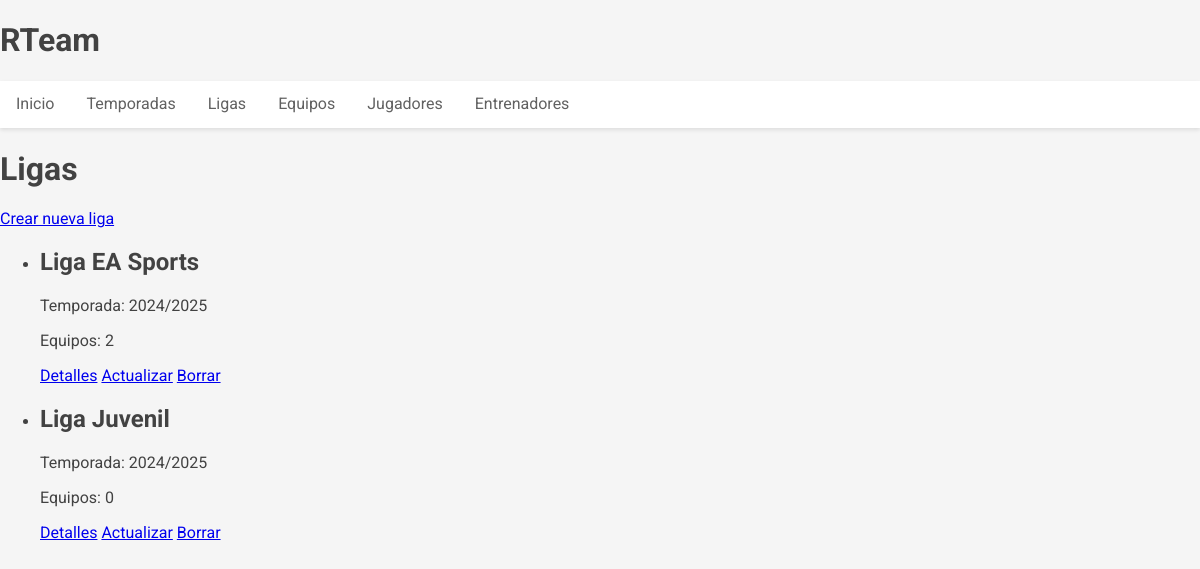
Page /ligas/ on the committed database.
### RTeam_app/models.py (models this page shows, shortened)
class Liga(models.Model):
    nombre = models.CharField(max_length=100)
    temporada = models.ForeignKey(Temporada, on_delete=models.CASCADE)
    fecha_creacion = models.DateTimeField(auto_now_add=True)
    fecha_actualizacion = models.DateTimeField(auto_now=True)
    equipos = models.ManyToManyField('Equipo', through='EquipoLigaTemporada', related_name='ligas')
    class Meta:
        unique_together = ('nombre', 'temporada')
        verbose_name_plural = "Ligas"

class Temporada(models.Model):
    periodo = TemporadaField(help_text='Formato: YYYY/YYYY (ej: 2024/2025)')
    class Meta:
        verbose_name_plural = "Temporadas"

### RTeam_app/views.py (the view)
# urls.py: path('ligas/', views.LigaListView.as_view(), name='liga_list'),
class LigaListView(ListView):
    model = Liga
    template_name = 'ligas/liga_list.html'
    context_object_name = 'ligas'

### templates/ligas/liga_list.html
{% extends 'base.html' %}
{% block contenido %}
    <h1>Ligas</h1>
    <a href="{% url 'liga_create' %}">Crear nueva liga</a>
    <ul>
        {% for liga in ligas %}
            <li>
                <h2>{{ liga.nombre }}</h2>
                <p>Temporada: {{ liga.temporada.periodo }}</p>
                <p>Equipos: {{ liga.equipos.count }}</p>
                <a href="{% url 'liga_detail' liga.id %}">Detalles</a>
                <a href="{% url 'liga_update' liga.id %}">Actualizar</a>
                <a href="{% url 'liga_delete' liga.id %}">Borrar</a>
            </li>
        {% empty %}
            <li>No hay ligas disponibles.</li>
        {% endfor %}
    </ul>
{% endblock %}

### static/css/general.css (style rules this page uses)
:root { --color-primary: #ffa726; --color-secondary: #616161; --color-light: #f5f5f5; --color-dark: #424242; --color-white: #ffffff; --color-shadow: rgba(0, 0, 0, 0.1); }
body { font-family: 'Roboto', 'Arial', sans-serif; margin: 0; padding: 0; background-color: var(--color-light); color: var(--color-dark); }

### rows in the picture
Liga: nombre "Liga EA Sports", temporada.periodo "2024/2025", equipos.count "2"
Liga: nombre "Liga Juvenil", temporada.periodo "2024/2025", equipos.count "0"
